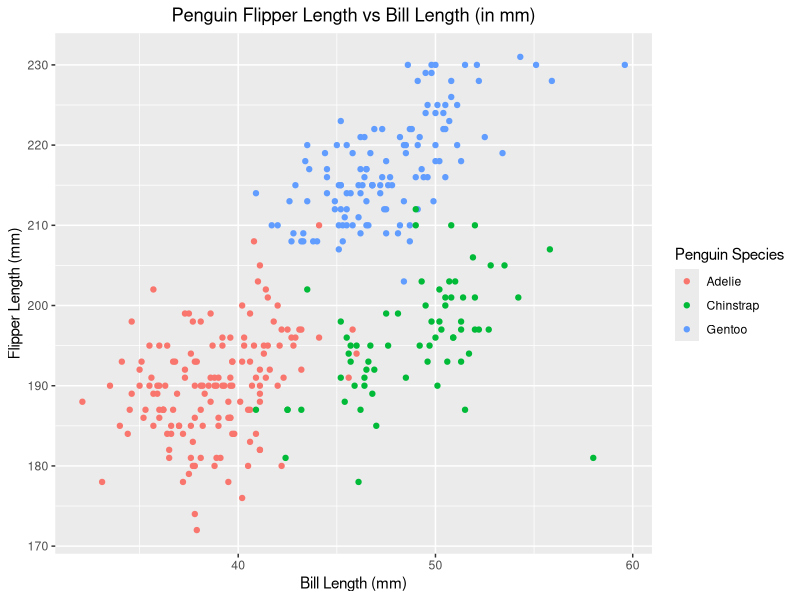
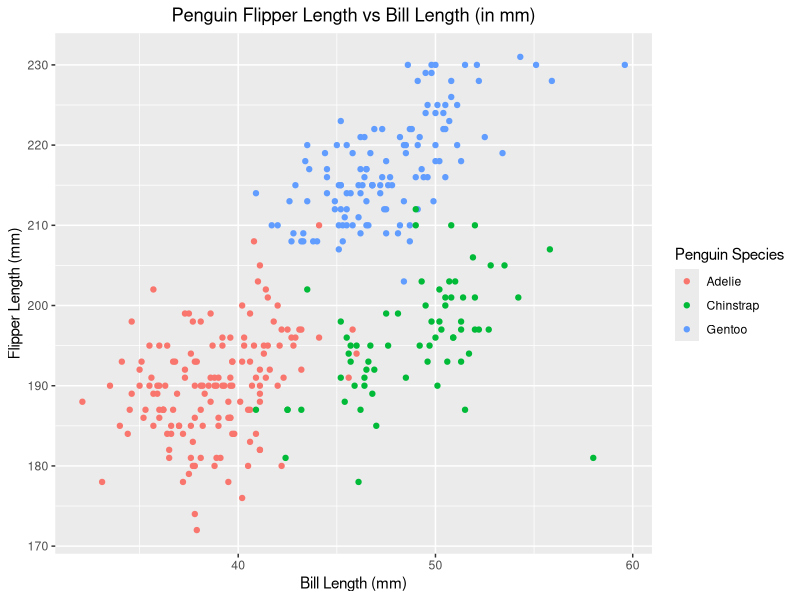

Write the R code that produced these figures, in order.
## ---- chunk 1

library(tidyverse) #read csv
## ---- chunk 2

data("penguins", package = "palmerpenguins")

## ---- chunk 3
plot_penguins_df = tibble (
  x = pull(penguins, bill_length_mm),
  y = pull(penguins, flipper_length_mm)
)
ggplot (plot_penguins_df, aes(x = pull(penguins, bill_length_mm), y = pull(penguins, flipper_length_mm), col=pull(penguins, species))) + geom_point() + labs(x = "Bill Length (mm)", y = "Flipper Length (mm)", title = "Penguin Flipper Length vs Bill Length (in mm)", color = "Penguin Species") +  theme(plot.title = element_text(hjust = 0.5))

ggsave(filename = "flipper_vs_bill_plot.png")
  
## ---- chunk 4
question2_df = tibble(
vector_num = rnorm(10),
vector_logical = vector_num > 0,
vector_char = c("this", "is", "a", "character", "vector", "with", "the", "length", "of", "ten"),
vector_factor = factor(c("undergrad","PhD","masters","PhD","undergrad","undergrad","masters","PhD","PhD","undergrad"))
)
## ---- chunk 5
avg_num = mean(pull(question2_df, vector_num))
avg_logical = mean(pull(question2_df, vector_logical))
avg_char = mean(pull(question2_df, vector_char))
avg_factor = mean(pull(question2_df, vector_factor))
